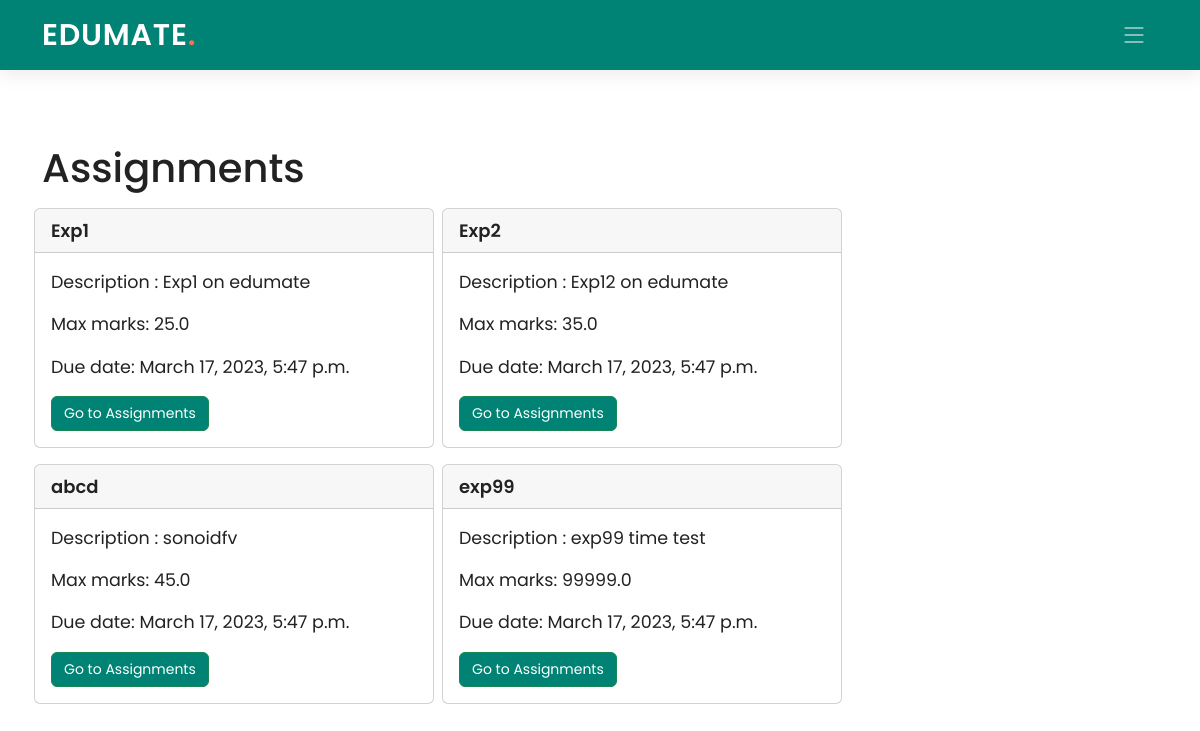
Screenshot of /student/5/classroom/81LXCQ/ with the database file from the repository.
### Teacher/models.py (models this page shows, shortened)
class Assignments(models.Model):
    assignment_id = models.AutoField(primary_key=True)
    assignment_name = models.CharField(max_length=40)
    assignment_description = models.CharField(max_length=100)
    class_code = models.CharField(max_length=10)
    max_marks = models.FloatField(default=25)
    peer_grade = models.BooleanField(default=False)
    duedate =  models.DateTimeField(default=timezone.now)
    class Meta:
        db_table = "Assignments"

### Student/views.py (the view)
# urls.py: path('classroom/<pk2>/', views.classroom, name='classroom1'),
def classroom(request, pk, pk2):
    assign=Assignments.objects.filter(class_code=pk2)
    return render(request, 'Student/classroom.html', {'assign': assign, 'pk': pk, 'pk2': pk2})

### Student/templates/Student/classroom.html (shortened to what this page needs)
{% extends './base_student.html' %}
{% load static %}
{% block navbar %}
  <header id="header" class="header d-flex align-items-center">
    <div class="container-fluid container-xl d-flex align-items-center justify-content-between">
      <a href="#" class="logo d-flex align-items-center">
        <h1>EDUMATE<span>.</span></h1>
      </a>
      <i class="mobile-nav-toggle mobile-nav-show bi bi-list"></i>
    </div>
  </header>
  {% endblock navbar %}
{% block content %}
<br><br><br><br>
<div class="container">
  <h1>Assignments</h1>
  <div class="row">
        {% for i in assign %}
        <div class="card my-2 mx-1 col-md-4" style="width: 25rem; padding:0px;">
          <div class="card-header">
            <div style="font-weight: 600; font-size: 18px">
              {{ i.assignment_name }}
            </div>
          </div>
          <div class="card-body">
            <blockquote class="blockquote mb-0">
              <p><small>Description : {{ i.assignment_description }}</small></p>
              <p><small>Max marks: {{ i.max_marks }}</small></p>
              <p><small>Due date: {{ i.duedate }}</small></p>
              <a class="btn btn-success" href="{% url 'assignment' pk=pk pk2=pk2 pk3=i.assignment_id %}" class="card-link"><small>Go to Assignments</small></a>
            </blockquote>
          </div>
        </div>
      {% endfor %}
</div>
<br>
</div>
{% endblock content %}

### Student/templates/Student/base_student.html (shortened to what this page needs)
{% load static %}
<html lang="en">
<head>
  <link rel="stylesheet" href="https://cdnjs.cloudflare.com/ajax/libs/font-awesome/6.3.0/css/all.min.css" />
  <link href="{% static 'Edumate_app/assets/vendor/bootstrap/css/bootstrap.min.css' %}" rel="stylesheet">
  <link href="{% static 'Edumate_app/assets/vendor/bootstrap-icons/bootstrap-icons.css' %}" rel="stylesheet">
  <link href="{% static 'Edumate_app/assets/vendor/aos/aos.css' %}" rel="stylesheet">
  <link href="{% static 'Edumate_app/assets/vendor/glightbox/css/glightbox.min.css' %}" rel="stylesheet">
  <link href="{% static 'Edumate_app/assets/vendor/swiper/swiper-bundle.min.css' %}" rel="stylesheet">
  <link href="{% static 'Edumate_app/assets/css/index.css' %}" rel="stylesheet">
</head>
<body>
  {% block navbar %}{% endblock navbar %}
  <br><br>
  {% block content %}
  {% endblock content %}
  <br><br><br>
</body>
</html>

### Edumate_app/static/Edumate_app/assets/css/index.css (style rules this page uses)
:root { --font-default: "Open Sans", system-ui, -apple-system, "Segoe UI", Roboto, "Helvetica Neue", Arial, "Noto Sans", "Liberation Sans", sans-serif, "Apple Color Emoji", "Segoe UI Emoji", "Segoe UI Symbol", "Noto Color Emoji"; --font-primary: "Poppins", sans-serif; --font-secondary: "Poppins", sans-serif; }
:root { --color-default: #222222; --color-primary: #008374; --color-secondary: #f85a40; }
:root { scroll-behavior: smooth; }
body { font-family: var(--font-primary); color: var(--color-default); }
a { color: var(--color-primary); text-decoration: none; }
h1, h2, h3, h4, h5, h6 { font-family: var(--font-primary); }
.header { z-index: 997; height: 90px; background-color: var(--color-primary); }
.header.sticked { position: fixed; top: 0; right: 0; left: 0; height: 70px; box-shadow: 0px 2px 20px rgba(0, 0, 0, 0.1); }
.header .logo h1 { font-size: 30px; margin: 0; font-weight: 600; letter-spacing: 0.8px; color: #fff; font-family: var(--font-primary); }
.header .logo h1 span { color: #f96f59; }
@media (max-width: 1279px) { .mobile-nav-show { color: rgba(255, 255, 255, 0.6); font-size: 28px; cursor: pointer; line-height: 0; transition: 0.5s; z-index: 9999; margin-right: 10px; } }

### Student/templates/Student/classroom.html (style rules this page uses)
.btn-success, .btn-success:active, .btn-success:visited { background-color: #008374 !important; }

### rows the page displays
Assignments: assignment_name "Exp1", assignment_description "Exp1 on edumate", max_marks "25.0", duedate "March 17, 2023, 5:47 p.m."
Assignments: assignment_name "Exp2", assignment_description "Exp12 on edumate", max_marks "35.0", duedate "March 17, 2023, 5:47 p.m."
Assignments: assignment_name "abcd", assignment_description "sonoidfv", max_marks "45.0", duedate "March 17, 2023, 5:47 p.m."
Assignments: assignment_name "exp99", assignment_description "exp99 time test", max_marks "99999.0", duedate "March 17, 2023, 5:47 p.m."
